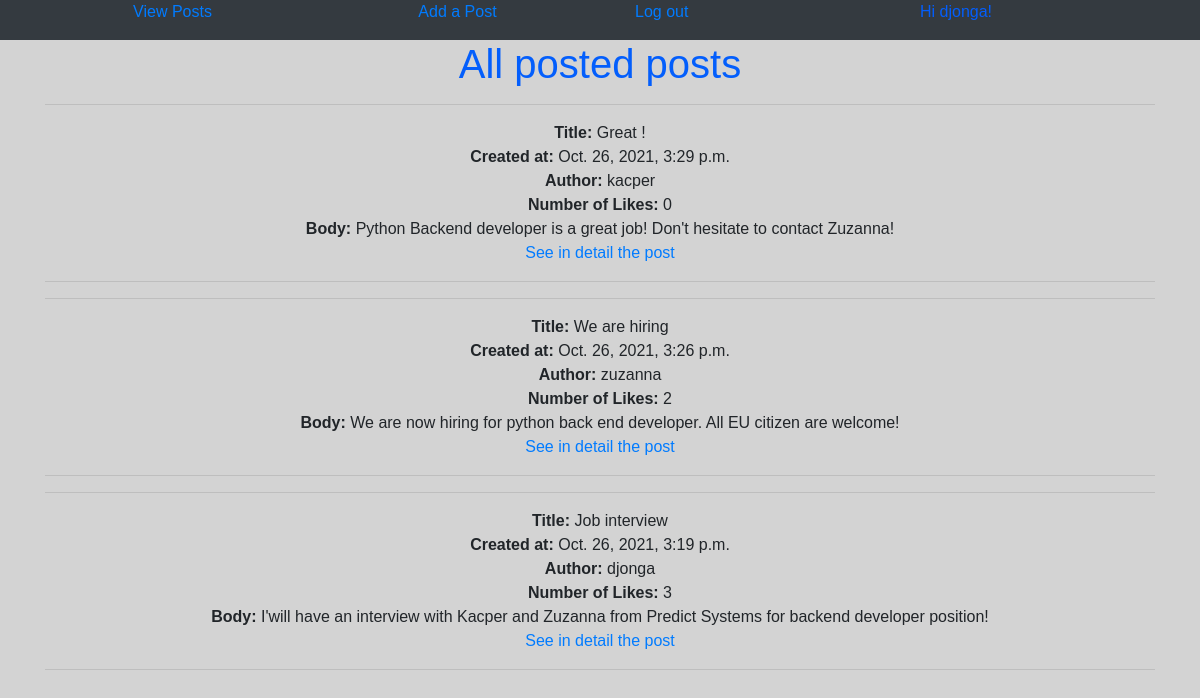
The app's page / (signed in) with its own data.
### posts/models.py (models this page shows, shortened)
class Post(models.Model):
    title = models.CharField(max_length = 100)
    body = models.TextField()
    created_at = models.DateTimeField(auto_now_add=True)
    author = models.ForeignKey(User,on_delete = models.CASCADE)
    likes = models.ManyToManyField(User, related_name="post_like", blank=True)
    def number_of_likes(self):
        return self.likes.count()
    class Meta:
        ordering = ('-created_at',)

### posts/views.py (the view)
# urls.py: path('', PostListView.as_view(), name='home'),
class PostListView(ListView):
    model = Post
    template_name = 'posts/post_list.html'
    fields = ['title', 'body', 'author']

### posts/templates/posts/post_list.html (shortened to what this page needs)
{% extends 'base.html' %}
{% block content %}
<h1>All posted posts</h1>
  {% for post in object_list %}
    <div class="container">
      <ul class="list-unstyled">
          <hr>
        <li> <strong>Title:</strong> {{ post.title}}</li>
        <li><strong>Created at:</strong> {{ post.created_at }}</li>
        <li><strong>Author:</strong> {{ post.author }}</li>
        <li><strong>Number of Likes:</strong> {{ post.number_of_likes }}</li>
        {% if user.is_authenticated %}
        <li> <strong>Body:</strong> {{ post.body }}</li>
        <li><a href="{% url 'post_detail' post.pk %}">See in detail the post</a></li>
    </ul>
   <hr>
  </div>
   {% endif %}
{% endfor %}
{% endblock content %}

### templates/base.html (shortened to what this page needs)
<html>
    <head>
        <link rel="stylesheet" href="https://cdn.jsdelivr.net/npm/bootstrap@4.5.3/dist/css/bootstrap.min.css">
    </head>
    <body style="background-color:lightgrey">
        <div class="bg-dark">
            <header>
            <div class="container">
                <div class="row">
                    <div class="col">
                        <a href="{% url 'home' %}">View Posts</a>
                    </div>
                    {% if user.is_authenticated %}
                    <div class="col">
                        <a href="{% url 'post_new' %}">Add a Post </a>
                    </div>
                    <div class="col">
                        <p><a href="{% url 'logout' %}">Log out</a></p>
                    </div>
                    <div class="col">
                        <p style="color: #035efc;">Hi {{ user.username }}!</p>
                    </div>
                    {% endif %}
                </div>
                </header>
            </div>
{% block content %}
{% endblock content %}
    </body>
</html>

### templates/base.html (style rules this page uses)
h1 { color: #035efc; text-align: center; font-family: Arial, Helvetica, sans-serif; }
.container { text-align: center; margin:0 auto; font-family: Arial, Helvetica, sans-serif; }
p { text-align: left; font-family: Arial, Helvetica, sans-serif; margin-left: 20px; }

### records on screen
Post: title "Great !", created_at "Oct. 26, 2021, 3:29 p.m.", author "kacper", number_of_likes "0", body "Python Backend developer is a great job! Don't hesitate to contact Zuzanna!"
Post: title "We are hiring", created_at "Oct. 26, 2021, 3:26 p.m.", author "zuzanna", number_of_likes "2", body "We are now hiring for python back end developer. All EU citizen are welcome!"
Post: title "Job interview", created_at "Oct. 26, 2021, 3:19 p.m.", author "djonga", number_of_likes "3", body "I'will have an interview with Kacper and Zuzanna from Predict Systems for backend developer position!"

### other values on screen
{{ user.username }} "djonga"
